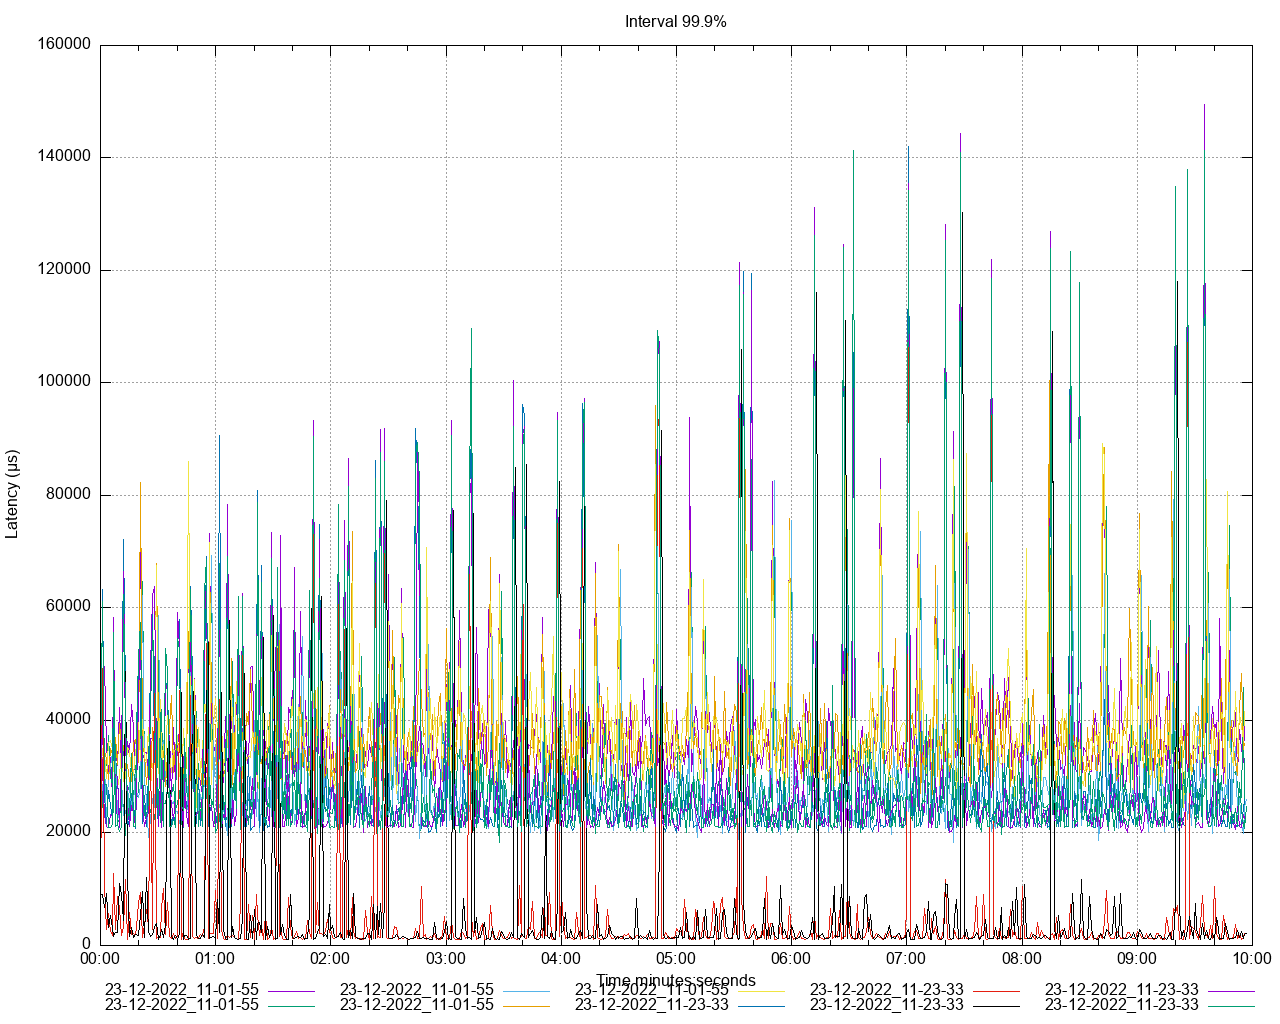

Write the gnuplot code that produced this figure.
set title 'Interval 99.9%' noenhanced
set style data lines
set datafile separator ","
set terminal png size 1280,1024
set grid
set key below
set xdata time
set timefmt "%s"
offset = 0
t0(x)=(offset=($0==0) ? x : offset, x - offset)
set xlabel 'Time minutes:seconds'
set ylabel 'Latency (μs)'
set output '/Users/ahmet.mircik/Workspace/python/hazelcast-simulator/offload-benchmarks/report/latency/latency_interval_999_put.png'
plot \
   '/Users/ahmet.mircik/Workspace/python/hazelcast-simulator/offload-benchmarks/report/data/latency_interval_999_put_1.data' using (t0(timecolumn(1))):2 title "23-12-2022_11-01-55" noenhanced , \
   '/Users/ahmet.mircik/Workspace/python/hazelcast-simulator/offload-benchmarks/report/data/latency_interval_999_put_2.data' using (t0(timecolumn(1))):2 title "23-12-2022_11-01-55" noenhanced , \
   '/Users/ahmet.mircik/Workspace/python/hazelcast-simulator/offload-benchmarks/report/data/latency_interval_999_put_3.data' using (t0(timecolumn(1))):2 title "23-12-2022_11-01-55" noenhanced , \
   '/Users/ahmet.mircik/Workspace/python/hazelcast-simulator/offload-benchmarks/report/data/latency_interval_999_put_4.data' using (t0(timecolumn(1))):2 title "23-12-2022_11-01-55" noenhanced , \
   '/Users/ahmet.mircik/Workspace/python/hazelcast-simulator/offload-benchmarks/report/data/latency_interval_999_put_5.data' using (t0(timecolumn(1))):2 title "23-12-2022_11-01-55" noenhanced , \
   '/Users/ahmet.mircik/Workspace/python/hazelcast-simulator/offload-benchmarks/report/data/latency_interval_999_put_6.data' using (t0(timecolumn(1))):2 title "23-12-2022_11-23-33" noenhanced , \
   '/Users/ahmet.mircik/Workspace/python/hazelcast-simulator/offload-benchmarks/report/data/latency_interval_999_put_7.data' using (t0(timecolumn(1))):2 title "23-12-2022_11-23-33" noenhanced , \
   '/Users/ahmet.mircik/Workspace/python/hazelcast-simulator/offload-benchmarks/report/data/latency_interval_999_put_8.data' using (t0(timecolumn(1))):2 title "23-12-2022_11-23-33" noenhanced , \
   '/Users/ahmet.mircik/Workspace/python/hazelcast-simulator/offload-benchmarks/report/data/latency_interval_999_put_9.data' using (t0(timecolumn(1))):2 title "23-12-2022_11-23-33" noenhanced , \
   '/Users/ahmet.mircik/Workspace/python/hazelcast-simulator/offload-benchmarks/report/data/latency_interval_999_put_10.data' using (t0(timecolumn(1))):2 title "23-12-2022_11-23-33" noenhanced , \
